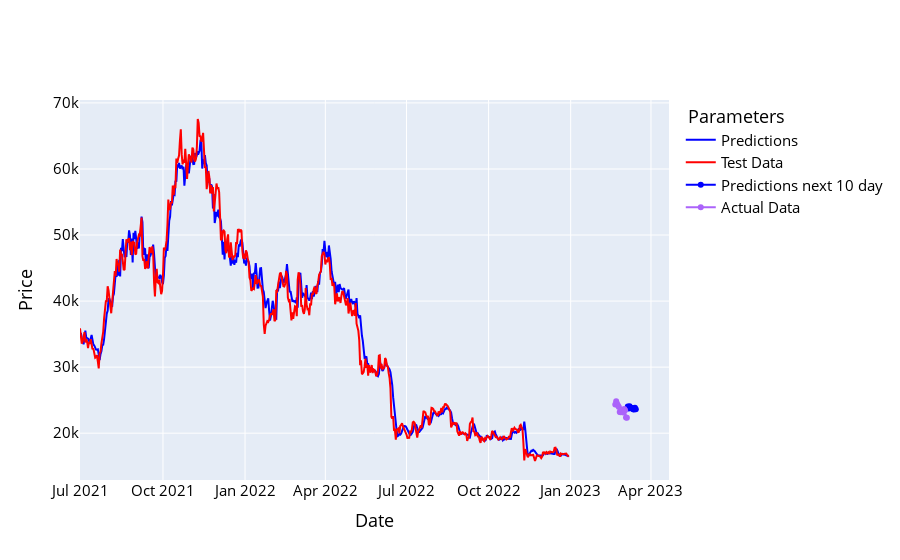

The code cell stored with this chart in its notebook:
### Code cell
names = cycle(['Predictions', 'Test Data'])

fig = go.Figure()
fig.add_trace(go.Scatter(x=y_test_df.index, y=y_pred_df['Adj Close'], name='Predictions',
                         line=dict(width=2, color='blue')))
fig.add_trace(go.Scatter(x=y_test_df.index, y=y_test_df['Adj Close'], name='Test Data',
                         line=dict(width=2, color='red')))
fig.add_trace(go.Scatter(x=prediction_df.index, y=prediction_df['Adj Close'], name='Predictions next 10 day',
                         line=dict(width=2, color='blue')))
fig.add_trace(go.Scatter(x=actual_x, y=actual_y, name='Actual Data'))

fig.update_layout(xaxis_title='Date', yaxis_title='Price',
                  font_size=15, font_color='black', legend_title_text=' Parameters')
fig.show()

### Figure 1 — Plotly figure (JSON) as saved in the notebook; plotly's stock layout.template omitted (floating-point values rounded to 4 significant figures; data arrays with more than 128 entries replaced by an {"elided": "..."} marker saying what was removed)
{"data": [{"line": {"color": "blue", "width": 2}, "name": "Predictions", "type": "scatter", "x": {"elided": "549 str values"}, "y": {"elided": "549 float values"}}, {"line": {"color": "red", "width": 2}, "name": "Test Data", "type": "scatter", "x": {"elided": "549 str values"}, "y": {"elided": "549 float values"}}, {"line": {"color": "blue", "width": 2}, "name": "Predictions next 10 day", "type": "scatter", "x": ["2023-03-06T00:00:00", "2023-03-07T00:00:00", "2023-03-08T00:00:00", "2023-03-09T00:00:00", "2023-03-10T00:00:00", "2023-03-11T00:00:00", "2023-03-12T00:00:00", "2023-03-13T00:00:00", "2023-03-14T00:00:00", "2023-03-15T00:00:00"], "y": [24030.0, 23720.0, 24090.0, 23800.0, 23760.0, 23830.0, 23610.0, 23570.0, 23850.0, 23620.0]}, {"name": "Actual Data", "type": "scatter", "x": ["2023-02-20T00:00:00", "2023-02-21T00:00:00", "2023-02-22T00:00:00", "2023-02-23T00:00:00", "2023-02-24T00:00:00", "2023-02-25T00:00:00", "2023-02-26T00:00:00", "2023-02-27T00:00:00", "2023-02-28T00:00:00", "2023-03-01T00:00:00", "2023-03-02T00:00:00", "2023-03-03T00:00:00", "2023-03-04T00:00:00", "2023-03-05T00:00:00"], "y": [24330.0, 24830.0, 24440.0, 24190.0, 23950.0, 23200.0, 23180.0, 23560.0, 23520.0, 23150.0, 23650.0, 23480.0, 22360.0, 22350.0]}], "layout": {"font": {"color": "black", "size": 15}, "legend": {"title": {"text": " Parameters"}}, "xaxis": {"title": {"text": "Date"}}, "yaxis": {"title": {"text": "Price"}}}}
